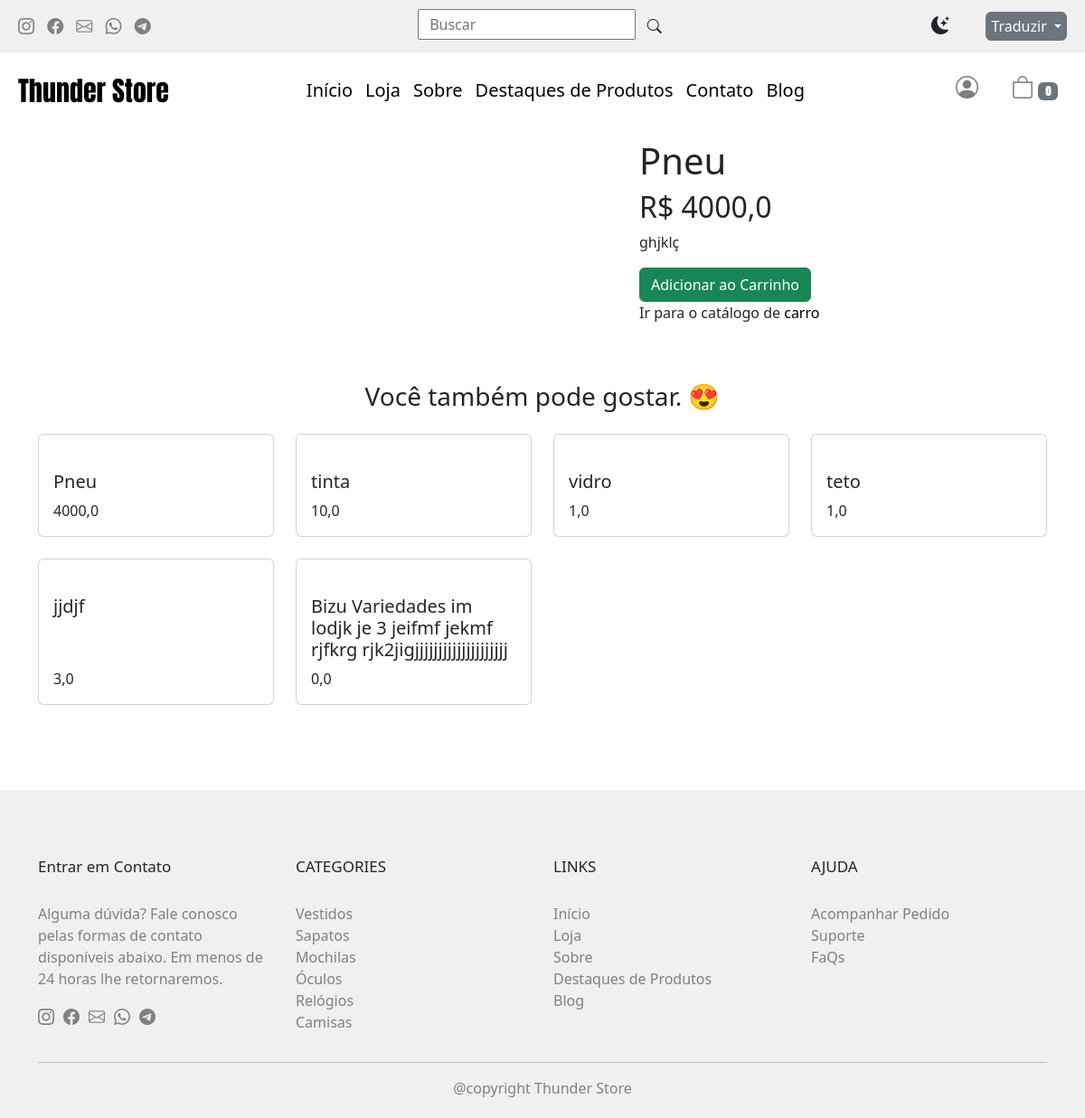
Before: /produtos/pneu/ with the older database file.
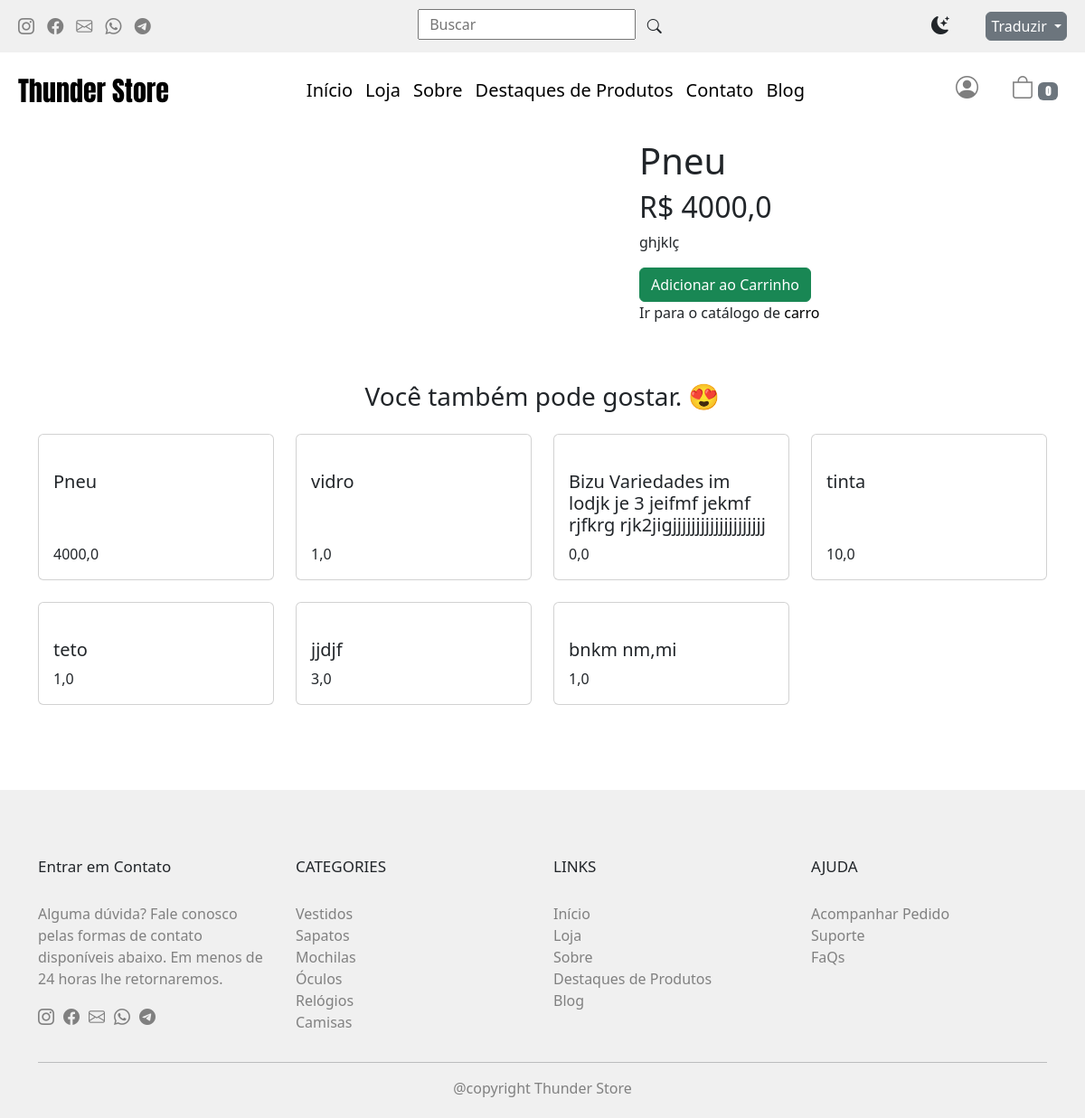
After: the same page with the newer database file.
### products/models.py (models this page shows, shortened)
class Product(TimeStampedModel):
    category = models.ForeignKey(
        Category, related_name='products', on_delete=models.CASCADE
    )
    name = models.CharField(max_length=250, blank=False)
    slug = AutoSlugField(unique=True, populate_from='name', always_update=False)
    image = models.ImageField(upload_to='products/%Y/%m/%d', blank=True, default='no_image')
    price = models.FloatField(max_length=10, blank=False)
    description = models.TextField()
    featured = models.BooleanField(default=False)
    is_available = models.BooleanField(default=True)

class Category(TimeStampedModel):
    name = models.CharField(max_length=250, unique=True)
    slug = AutoSlugField(unique=True, populate_from='name', always_update=False)
    def __str__(self):
        return self.name

### products/views.py (the view)
# urls.py: path('produtos/<slug:slug>/', ProductDetailPageView.as_view(), name='product_detail'),
class ProductDetailPageView(ListView):
    queryset = Product.objects.filter(is_available=True).order_by('modified')
    context_object_name = 'products'
    paginate_by = 20
    template_name = 'detail.html'
    def get_context_data(self, **kwargs):
        context = super().get_context_data(**kwargs)
        context['product'] = Product.objects.get(slug=self.kwargs['slug'])
        context['product_image'] = ProductImage.objects.filter(product__slug=self.kwargs['slug'])
        return context

### templates/detail.html (shortened to what this page needs)
{% extends 'base.html' %}
{% load static %}
{% block content %}
<div class="container my-3">
  <div class="row justify-content-center">
    <div class="col-12 col-md-8 col-lg-7 mb-4">
      <div class="row">
        <div class="col-12">
        </div>
        <div class="container">
          <div class="col-12 mt-1 d-flex" style="overflow: scroll;">
            <div class="col-4"><img class="h-100 img-fluid" src="{{product.image.url}}" alt="" onclick="ShowProductImage(this)"></div>
            {% for image in product_image %}
              <div class="col-4"><img class="h-100 img-fluid" src="{{image.image.url}}" alt="" onclick="ShowProductImage(this)"></div>
            {% endfor %}
          </div>
        </div>
      </div>
    </div>
    <div class="col-12 col-md-8 col-lg-5">
      <h1 class="font-weight-bold">{{ product.name }}</h1>
      <h2>R$ {{ product.price }}</h2>
      <p>{{ product.description }}</p>
      <form class="form-group" action="{% url 'cart:cart_add' product.id %}" method="POST">
        <input class="btn btn-success" type="submit" value="Adicionar ao Carrinho">
      </form>
      <p>
        Ir para o catálogo de
        <a class="text-decoration-none" href="">
          {{ product.category }}
        </a>
      </p>
    </div>
  </div>
  <section class="others-products mt-5">
    <h3 class="text-center mb-4">Você também pode gostar. 😍</h3>
    <div class="row">
      {% for merchandise in products %}
      <div class="col-6 col-md-4 col-lg-3 mb-4">
        <div class="card h-100">
          <a href="{% url 'products:product_detail' merchandise.slug %}">
          </a>
          <div class="card-body d-flex flex-column justify-content-between">
            <a class="text-decoration-none text-dark" href="{% url 'products:product_detail' merchandise.slug %}">
              <h5 class="card-title">{{ merchandise.name }}</h5>
            </a>
            <a class="text-decoration-none text-dark" href="{% url 'products:product_detail' merchandise.slug %}">
              <p class="card-text font-weight-bold">{{ merchandise.price }}</p>
            </a>
          </div>
        </div>
      </div>
      {% endfor %}
    </div>
  </section>
</div>
{% include 'footer.html' %}
{% endblock content %}

Changed rows visible on the page:
shown differently, row unchanged: Product "vidro": moves up the list
changed Product "Bizu Variedades im lodjk je 3 jeifmf jekmf rjfkrg rjk2jigjjjjjjjjjjjjjjjjjjjj": moves up the list
added Product: name "bnkm nm,mi", price "1,0"
